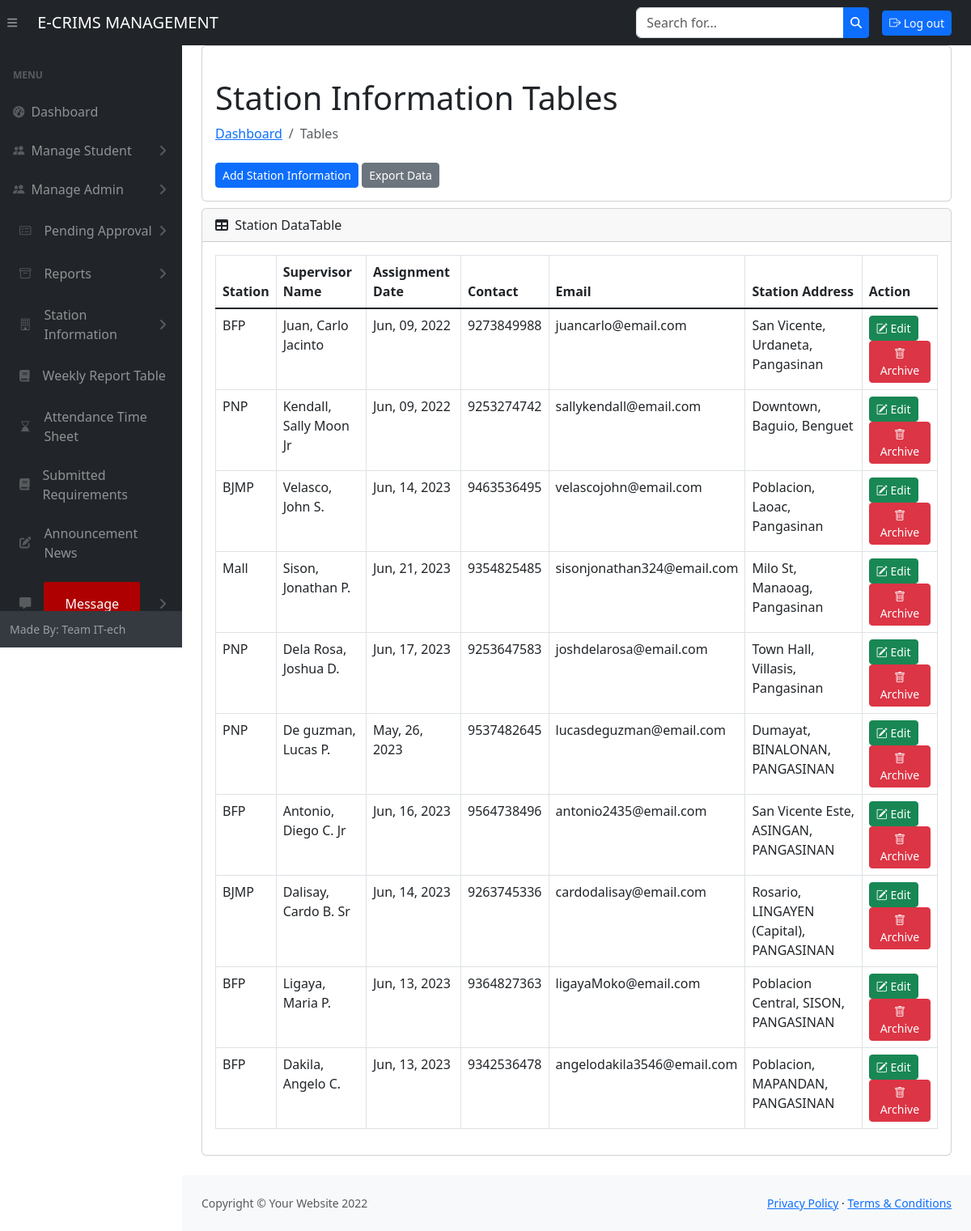
Page /admin/station_info.php (signed in) on the committed database.
### tables this page shows
CREATE TABLE `station_info` (
  `sti_id` int(11) NOT NULL,
  `sti_station` varchar(50) NOT NULL,
  `sti_lname` varchar(255) NOT NULL,
  `sti_fname` varchar(255) NOT NULL,
  `sti_mname` varchar(255) NOT NULL,
  `sti_sname` varchar(255) NOT NULL,
  `sti_assign_date` varchar(20) NOT NULL,
  `sti_email` varchar(255) NOT NULL,
  `sti_contact` bigint(20) NOT NULL,
  `sti_barangay` varchar(255) NOT NULL,
  `sti_municipal` varchar(255) NOT NULL,
  `sti_region` varchar(255) NOT NULL,
  `s_status` int(11) NOT NULL,
  `time/date` datetime NOT NULL DEFAULT current_timestamp()
);

### admin/station_info.php (the view, shortened to what this page needs)
<!DOCTYPE html>
<html lang="en">
<head>
    <?php include 'head.php' ?>
</head>
<body class="sb-nav-fixed">
    <?php include 'header.php' ?>
    <div id="layoutSidenav">
        <?php include 'nav.php' ?>
        <div id="layoutSidenav_content">
            <main>
                <div class="container-fluid px-4">
                    <div class="card bg-white mb-2">
                        <div class="card-body">
                            <div class="align-self-center">
                                <h1 class="mt-4">Station Information Tables</h1>
                                <ol class="breadcrumb mb-4">
                                    <li class="breadcrumb-item"><a href="index.php">Dashboard</a></li>
                                    <li class="breadcrumb-item active">Tables</li>
                                </ol>
                                <div class="col-lg-4 col-md-6">
                                    <button type="button" class="btn btn-primary btn-sm" data-toggle="modal" data-target="#addModal" data-whatever="Team Leader"> Add Station Information</button>
                                    <button type="button" class="btn btn-secondary btn-sm" data-toggle="modal" data-target="#export" data-whatever="Team Leader">Export Data</button>
                                </div>
                            </div>
                        </div>
                    </div>
                    <div class="card mb-4">
                        <div class="card-header">
                            <i class="fas fa-table me-1"></i>
                            Station DataTable
                        </div>
                        <div class="card-body">
                            <div class="table-responsive">
                            <table id="datatablesSimple" class="table table-bordered">
                                <thead>
                                    <tr>
                                        <th class="cell">Station</th>
                                        <th class="cell">Supervisor Name</th>
                                        <th class="cell">Assignment Date</th>
                                        <th class="cell">Contact</th>
                                        <th class="cell">Email</th>
                                        <th class="cell">Station Address</th>
                                        <th class="text-right">Action</th>
                                    </tr>
                                </thead>
                                <tbody>
                                    <?php
                                    include 'db_connect.php';
                                    $sql = "SELECT * from station_info where s_status !='1'";
                                    $result = $mysqli->query($sql);
                                    while ($row = $result->fetch_assoc()) {
                                    ?>
                                        <tr>
                                            <td><?php echo $row['sti_station']; ?></td>
                                            <td><?php echo $row['sti_lname'] . ", " . $row['sti_fname'] . " " . $row['sti_mname'] . " " . $row['sti_sname']; ?></td>
                                            <td><?php echo date( "M, d, Y" ,strtotime($row['sti_assign_date'])); ?></td>
                                            <td><?php echo $row['sti_contact']; ?></td>
                                            <td><?php echo $row['sti_email']; ?></td>
                                            <td><?php echo $row['sti_barangay'] . ", " . $row['sti_municipal'] . ", " . $row['sti_region']; ?></td>
                                            <td class='text-right'>
                                                <a href='#edit_<?php echo $row['sti_id']; ?>' class='btn btn-success btn-sm' data-bs-toggle='modal'><i class='bi bi-pencil-square'></i> Edit</a>
                                                <a href='#archive_<?php echo $row['sti_id']; ?>' class='btn btn-danger btn-sm' data-bs-toggle='modal'><i class='bi bi-trash'></i> Archive</a>
                                            </td>
                                        </tr>
                                    <?php
                                    }
                                    ?>
                                </tbody>
                            </table>
                            </div>
                        </div>
                    </div>
                </div>
            </main>
            <?php include 'footer.php' ?>
        </div>
    </div>
    <?php include 'script.php' ?>
</body>
</html>

### css/all.css (style rules this page uses)
.fa-table:before { content: "\f0ce"; }

### rows in the picture
station_info: sti_station "BFP", sti_lname "Juan", sti_fname "Carlo", sti_mname "Jacinto", sti_assign_date "Jun, 09, 2022", sti_contact "9273849988", sti_email "juancarlo@email.com", sti_barangay "San Vicente", sti_municipal "Urdaneta", sti_region "Pangasinan"
station_info: sti_station "PNP", sti_lname "Kendall", sti_fname "Sally", sti_mname "Moon", sti_sname "Jr", sti_assign_date "Jun, 09, 2022", sti_contact "9253274742", sti_email "sallykendall@email.com", sti_barangay "Downtown", sti_municipal "Baguio", sti_region "Benguet"
station_info: sti_station "BJMP", sti_lname "Velasco", sti_fname "John", sti_mname "S.", sti_assign_date "Jun, 14, 2023", sti_contact "9463536495", sti_email "velascojohn@email.com", sti_barangay "Poblacion", sti_municipal "Laoac", sti_region "Pangasinan"
station_info: sti_station "Mall", sti_lname "Sison", sti_fname "Jonathan", sti_mname "P.", sti_assign_date "Jun, 21, 2023", sti_contact "9354825485", sti_email "sisonjonathan324@email.com", sti_barangay "Milo St", sti_municipal "Manaoag", sti_region "Pangasinan"
station_info: sti_station "PNP", sti_lname "Dela Rosa", sti_fname "Joshua", sti_mname "D.", sti_assign_date "Jun, 17, 2023", sti_contact "9253647583", sti_email "joshdelarosa@email.com", sti_barangay "Town Hall", sti_municipal "Villasis", sti_region "Pangasinan"
station_info: sti_station "PNP", sti_lname "De guzman", sti_fname "Lucas", sti_mname "P.", sti_assign_date "May, 26, 2023", sti_contact "9537482645", sti_email "lucasdeguzman@email.com", sti_barangay "Dumayat", sti_municipal "BINALONAN", sti_region "PANGASINAN"
station_info: sti_station "BFP", sti_lname "Antonio", sti_fname "Diego", sti_mname "C.", sti_sname "Jr", sti_assign_date "Jun, 16, 2023", sti_contact "9564738496", sti_email "antonio2435@email.com", sti_barangay "San Vicente Este", sti_municipal "ASINGAN", sti_region "PANGASINAN"
station_info: sti_station "BJMP", sti_lname "Dalisay", sti_fname "Cardo", sti_mname "B.", sti_sname "Sr", sti_assign_date "Jun, 14, 2023", sti_contact "9263745336", sti_email "cardodalisay@email.com", sti_barangay "Rosario", sti_municipal "LINGAYEN (Capital)", sti_region "PANGASINAN"
station_info: sti_station "BFP", sti_lname "Ligaya", sti_fname "Maria", sti_mname "P.", sti_assign_date "Jun, 13, 2023", sti_contact "9364827363", sti_email "ligayaMoko@email.com", sti_barangay "Poblacion Central", sti_municipal "SISON", sti_region "PANGASINAN"
station_info: sti_station "BFP", sti_lname "Dakila", sti_fname "Angelo", sti_mname "C.", sti_assign_date "Jun, 13, 2023", sti_contact "9342536478", sti_email "angelodakila3546@email.com", sti_barangay "Poblacion", sti_municipal "MAPANDAN", sti_region "PANGASINAN"
